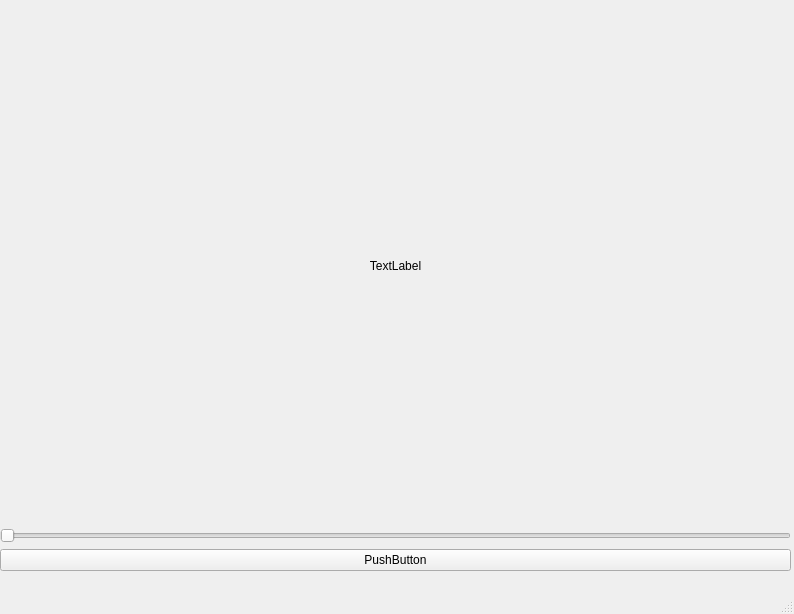
<?xml version="1.0" encoding="UTF-8"?>
<ui version="4.0">
 <class>MainWindow</class>
 <widget class="QMainWindow" name="MainWindow">
  <property name="geometry">
   <rect>
    <x>0</x>
    <y>0</y>
    <width>794</width>
    <height>614</height>
   </rect>
  </property>
  <property name="windowTitle">
   <string>MainWindow</string>
  </property>
  <widget class="QWidget" name="centralwidget">
   <widget class="QWidget" name="verticalLayoutWidget">
    <property name="geometry">
     <rect>
      <x>0</x>
      <y>10</y>
      <width>791</width>
      <height>561</height>
     </rect>
    </property>
    <layout class="QVBoxLayout" name="verticalLayout">
     <item>
      <widget class="QLabel" name="label">
       <property name="text">
        <string>TextLabel</string>
       </property>
       <property name="alignment">
        <set>Qt::AlignCenter</set>
       </property>
      </widget>
     </item>
     <item>
      <widget class="QSlider" name="horizontalSlider">
       <property name="maximum">
        <number>100</number>
       </property>
       <property name="value">
        <number>0</number>
       </property>
       <property name="orientation">
        <enum>Qt::Horizontal</enum>
       </property>
      </widget>
     </item>
     <item>
      <widget class="QPushButton" name="pushButton">
       <property name="text">
        <string>PushButton</string>
       </property>
      </widget>
     </item>
    </layout>
   </widget>
  </widget>
  <widget class="QMenuBar" name="menubar">
   <property name="geometry">
    <rect>
     <x>0</x>
     <y>0</y>
     <width>794</width>
     <height>20</height>
    </rect>
   </property>
  </widget>
  <widget class="QStatusBar" name="statusbar"/>
 </widget>
 <resources/>
 <connections/>
</ui>
